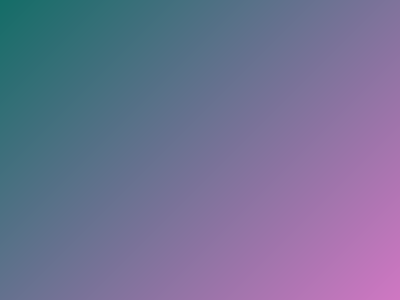
Frame 1 (no input)
Frame 60 (the mouse pressed at the canvas centre just before this capture): identical to frame 1, image omitted
Frame 120 (the mouse held since frame 60 and released just before this capture): identical to frame 1, image omitted

The Processing sketch that drew this single still picture (run headless with seeded random() and noise(); from frame 60 on, the mouse is pressed at the canvas centre):

// Processing sketch: gradientDiagonal
// ── gradientDiagonal.pde
void setup() {
  size(400, 300);
}

void draw() {
  
  loadPixels();
  for (int x = 0; x < width; x++) {
    for (int y = 0; y < height; y++) {
      float n = map(x + y, 0, height + width, 0, 1); 
  
      // Create the color
      color c = lerpColor(color(20, 109, 103), color(208,119,195), n);

      // Set the pixel
      pixels[x + y * width] = c; 
    }
  }
  updatePixels();
}
